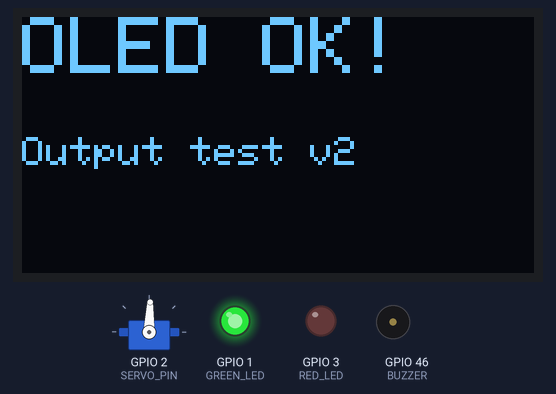
This sketch was run on a simulated ESP32. Shown: 128×64 one-colour display, servo, output pins drawn as LEDs (lit = HIGH), buzzer (waves = sounding, pin HIGH). Servo pulses on a pin are drawn as a servo (544–2400 µs = 0–180°); what the sketch prints to the serial monitor is not drawn.

Above: at 1.8 s.
At 3.8 s:
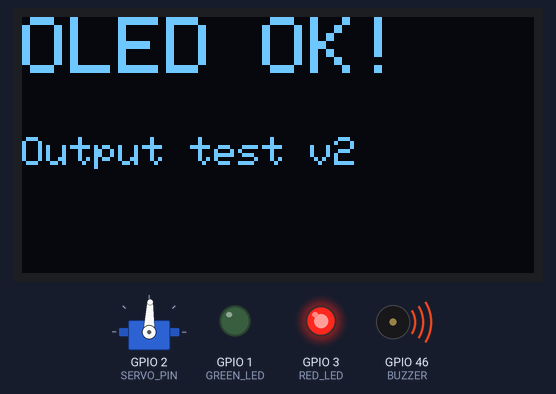
At 4.6 s:
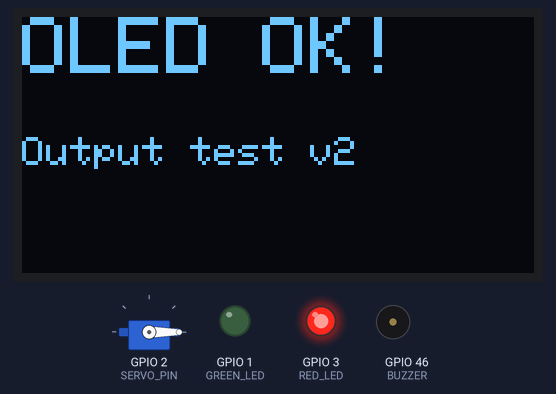
At 6.58 s:
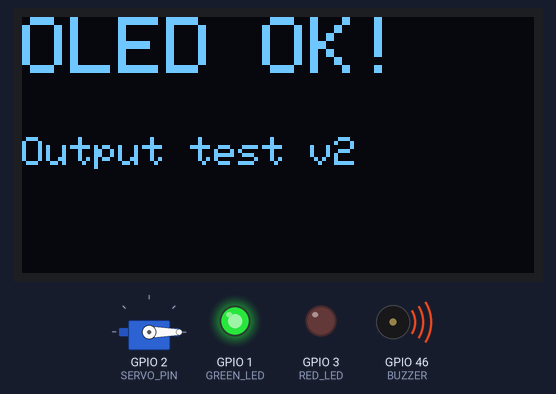
Timing chart, 0 to 40.0 s (numbered marks = the images above):
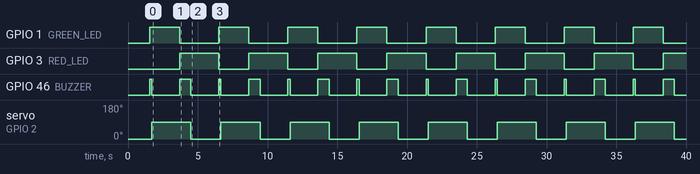

Measured:
- by itself, GPIO 1 (GREEN_LED): alternates HIGH for 2.2 s and LOW for 2.8 s
- by itself, GPIO 3 (RED_LED): alternates HIGH for 2.8 s and LOW for 2.2 s
- by itself, GPIO 46 (BUZZER): repeats every 5.0 s: LOW 2.0 s, HIGH 0.80 s, LOW 2.0 s, HIGH 0.15 s
- by itself, servo on GPIO 2 (SERVO_PIN): alternates 88° for 2.8 s and 0° for 2.2 s

The sketch:

outputs_test_v2.ino
```cpp
// STAGE 1 - OUTPUT TEST v2
// Servo now uses the ESP32's built-in PWM (no ESP32Servo library).
// Upload -> Serial Monitor (115200) -> press EN/RST.
// NOTE: ledcAttach(pin, freq, bits) is the esp32 core 3.x API. On core 2.0.17 use ledcSetup + ledcAttachPin (see the main firmware).

#include <Wire.h>
#include <Adafruit_GFX.h>
#include <Adafruit_SSD1306.h>

#define OLED_SDA  41
#define OLED_SCL  42
#define SERVO_PIN 2
#define GREEN_LED 1
#define RED_LED   3
#define BUZZER    46

Adafruit_SSD1306 display(128, 64, &Wire, -1);

// Servo on built-in PWM: 50 Hz, 14-bit (0-16383 = 0-20 ms)
void servoWrite(int angle) {
  int pulseUs = map(angle, 0, 180, 500, 2400);
  uint32_t duty = (uint32_t)pulseUs * 16384UL / 20000UL;
  ledcWrite(SERVO_PIN, duty);
}

void beep(int ms) {
  digitalWrite(BUZZER, HIGH);
  delay(ms);
  digitalWrite(BUZZER, LOW);
}

void setup() {
  Serial.begin(115200);
  delay(1500);
  Serial.println("\n=== OUTPUT TEST v2 ===");

  pinMode(GREEN_LED, OUTPUT);
  pinMode(RED_LED, OUTPUT);
  pinMode(BUZZER, OUTPUT);
  Serial.println("STEP 1: LED and buzzer pins ready");

  Wire.begin(OLED_SDA, OLED_SCL);
  bool oled = display.begin(SSD1306_SWITCHCAPVCC, 0x3C);
  if (oled) {
    display.clearDisplay();
    display.setTextColor(SSD1306_WHITE);
    display.setTextSize(2);
    display.setCursor(0, 0);
    display.println("OLED OK!");
    display.setTextSize(1);
    display.setCursor(0, 30);
    display.println("Output test v2");
    display.display();
  }
  Serial.println(oled ? "STEP 2: OLED OK" : "STEP 2: OLED NOT FOUND");

  Serial.println("STEP 3: starting servo on pin 2 (built-in PWM)");
  Serial.flush();
  bool ok = ledcAttach(SERVO_PIN, 50, 14);
  Serial.println(ok ? "STEP 4: servo PWM OK" : "STEP 4: servo PWM FAILED");
  servoWrite(0);
  Serial.println("STEP 5: setup finished");
}

void loop() {
  Serial.println("GREEN LED + short beep + door OPEN (90 deg)");
  digitalWrite(GREEN_LED, HIGH);
  beep(150);
  servoWrite(90);
  delay(2000);
  digitalWrite(GREEN_LED, LOW);

  Serial.println("RED LED + long beep + door LOCKED (0 deg)");
  digitalWrite(RED_LED, HIGH);
  beep(800);
  servoWrite(0);
  delay(2000);
  digitalWrite(RED_LED, LOW);
}
```
